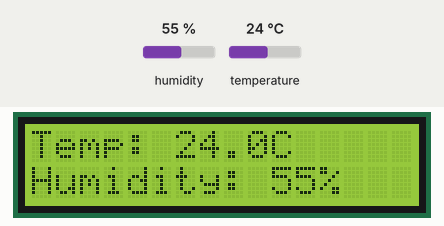
Simulated run of this program. Board: Raspberry Pi Pico running MicroPython. On the bench: 16×2 character LCD. Inputs (shaded band) come from the test bench; at power-on: humidity 55 %, temperature 24 °C. Library files of the repository ran but are not shown: lcd_api.py, pico_i2c_lcd.py.

Above: at 2.2 s.
2.3 s: humidity set to 22 %
At 7.2 s:
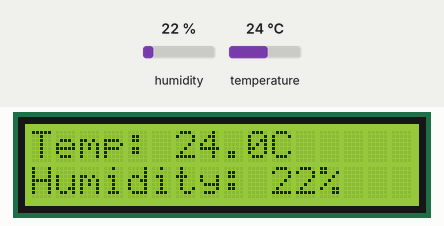
12.6 s: temperature set to 12 °C
At 17.0 s:
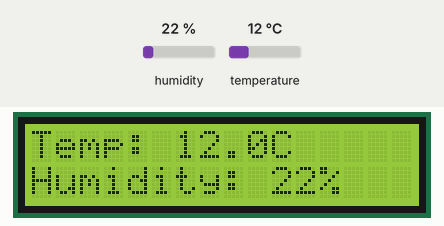
22.7 s: humidity set to 40 %
At 26.8 s:
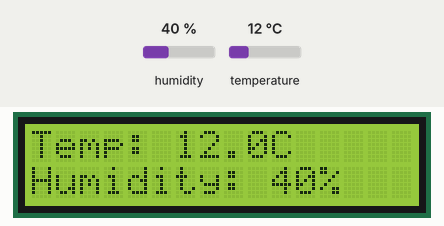
32.8 s: temperature set to 19 °C
At 37.8 s:
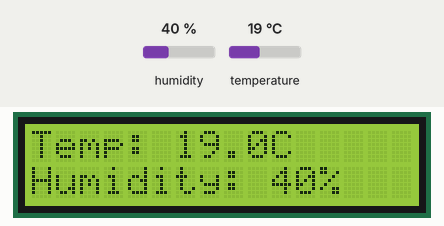
Timing chart, 0 to 39.3 s (numbered marks = the images above; inputs shaded):
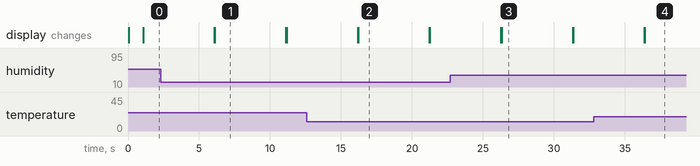

Measured:
- after the input at 2.3 s, the display: first differs from a run without the input after 3.8 s (image 1)
- after the input at 12.6 s, the display: first differs from a run without the input after 3.6 s (image 2)
- after the input at 22.7 s, the display: first differs from a run without the input after 3.6 s (image 3)
- after the input at 32.8 s, the display: first differs from a run without the input after 3.6 s (image 4)
- what the display in image 1 shows lasts 5.0 s, from 6.1 s to 11.1 s

The program:

main.py
```python
from machine import I2C, Pin
from dht import DHT11, InvalidChecksum
from lcd_api import LcdApi
from pico_i2c_lcd import I2cLcd
import utime


I2C_ADDR     = 0x27
I2C_NUM_lines = 2
I2C_NUM_columns = 16

i2c = I2C(0, sda=Pin(0), scl=Pin(1), freq=200000)
lcd = I2cLcd(i2c, I2C_ADDR, I2C_NUM_lines, I2C_NUM_columns)

pin = 15
sensor = DHT11(Pin(pin, Pin.OUT, Pin.PULL_DOWN))
utime.sleep(1)

while True:
    lcd.backlight_on()
    temp = sensor.temperature
    humidity = sensor.humidity
    lcd.putstr(f"Temp: {temp}C \nHumidity: {humidity:.0f}% ")
    utime.sleep(5)
    lcd.clear()
```
